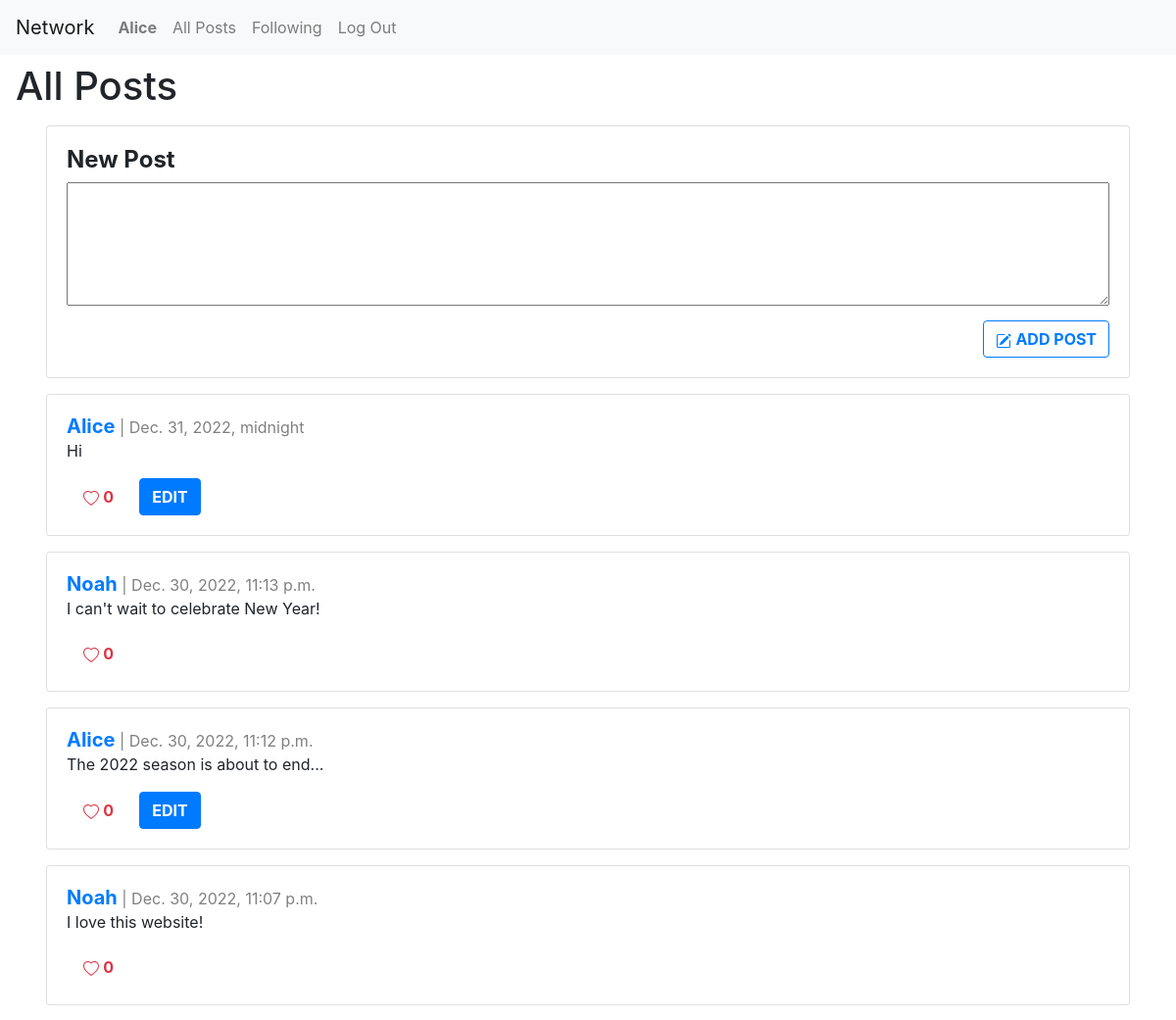
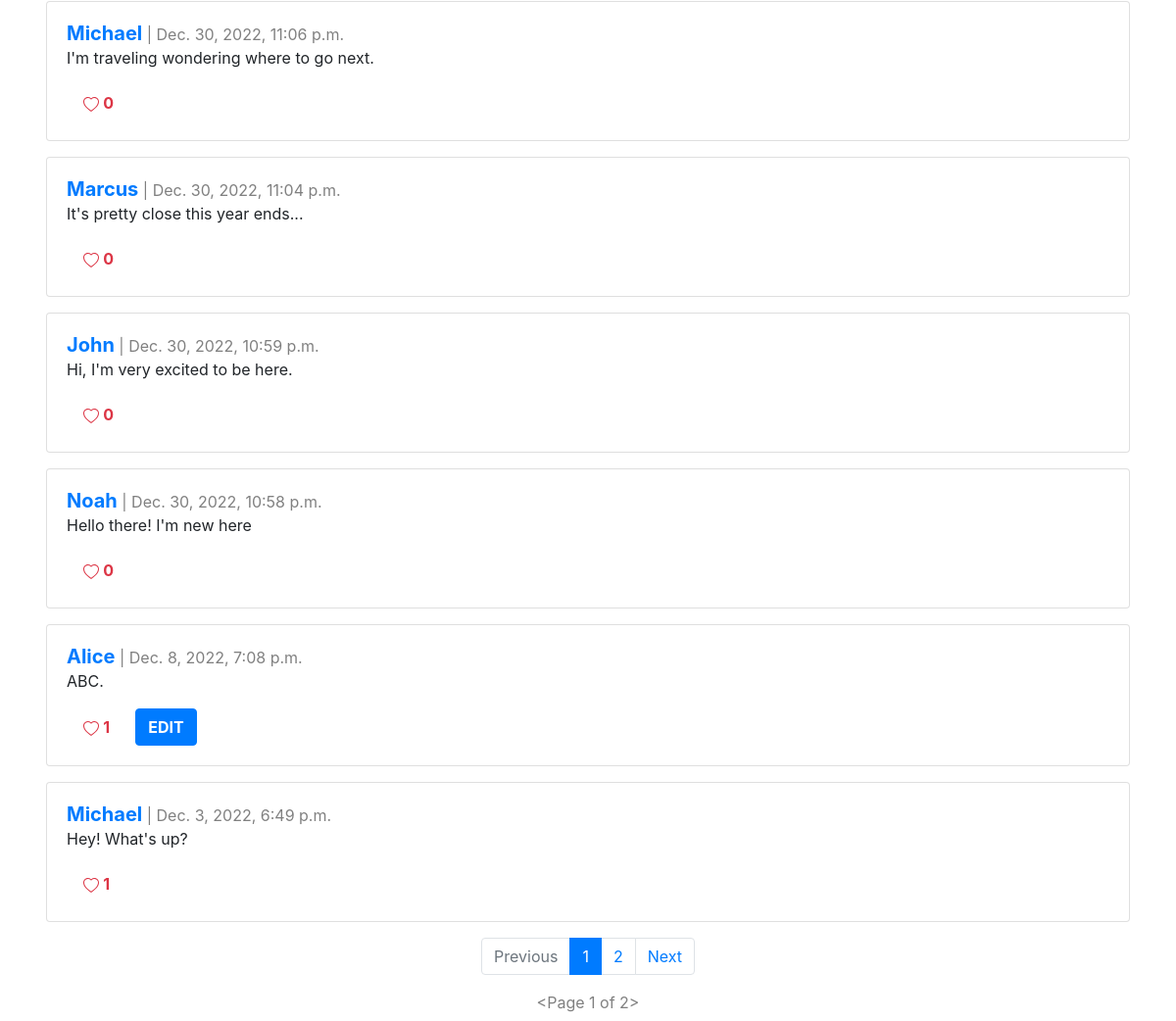
/ (signed in), run on the app's committed database (2 pictures, top to bottom).
### network/models.py (models this page shows, shortened)
class User(AbstractUser):
    pass

class Post(models.Model):
    author = models.ForeignKey("User", on_delete=models.CASCADE, related_name="user")
    description = models.CharField(max_length=1000)
    timestamp = models.DateTimeField(auto_now_add=True)

### network/views.py (the view)
# urls.py: path("", views.index, name="index"),
def index(request):
    posts = Post.objects.all().order_by("id").reverse()
    p = Paginator(posts, 10)
    pageNumber = request.GET.get('page')
    postsPage = p.get_page(pageNumber)
    totalLikes = Like.objects.all()
    postsLiked = []
    try:
        for like in totalLikes:
            if like.user.id == request.user.id:
                postsLiked.append(like.post.id)
    except:
        postsLiked = []
    return render(request, "network/index.html", {
        "posts": posts,
        "postsPage": postsPage,
        "postsLiked": postsLiked,
        "totalLikes": totalLikes
    })

### network/templates/network/index.html (shortened to what this page needs)
{% extends "network/layout.html" %}
{% block body %}
<div class="main-title">
    <h1>All Posts</h1>
</div>
<div class="main-content">
    {% if user.is_authenticated %}
    <div class="row">
        <div class="col">
            <div class="card h-100" id="post-grid">
                <div class="card-body">
                    <form action="{% url 'newPost' %}" method="POST">
                        <h4><strong>New Post</strong></h4>
                        <textarea name="newPostText" id="newPostText" rows="4"></textarea>
                        <div align="right">
                            <button id="newPostButton" type="submit" name="newPostButton"
                                class="btn btn-outline-primary">
                                <strong>ADD POST</strong>
                            </button>
                        </div>
                    </form>
                </div>
            </div>
        </div>
    </div>
    {% else %}
    <div class="alert alert-danger" role="alert">
        Please sign in or register to be able to add a post.
    </div>
    {% endif %}
    {% for post in postsPage %}
    <div class="row">
        <div class="col">
            <div class="card h-100" id="post-grid">
                <div class="card-body">
                    <h5 style="display: inline" class="card-title"><a href="{% url 'profilePage' user_id=post.author.id %}"><strong>{{ post.author }}</strong></a></h5>
                    <div style="display: inline; color: gray;" class="card-date"> | {{ post.timestamp }}</div>
                    <p class="card-text" id="description{{post.id}}">{{ post.description }}</p>
                    <div class="card-buttonsContainer">
                        {% if user.is_authenticated %}
                            {% if post.id in postsLiked %}
                            <div align="left" class="card-button">
                                <button id="heartButton{{post.id}}" onClick="likeHandler('{{ post.id }}', '{{postsLiked}}', '{{post.post_like.count}}')" type="submit" name="heartButton" class="btn btn-outline-danger heartButton">
                                    <svg xmlns="http://www.w3.org/2000/svg" width="16" height="16" fill="currentColor"
                                        class="bi bi-heart-fill" viewBox="0 0 16 16">
                                        <path fill-rule="evenodd"
                                            d="M8 1.314C12.438-3.248 23.534 4.735 8 15-7.534 4.736 3.562-3.248 8 1.314z" />
                                    </svg>
                                    <strong>{{ post.post_like.count }}</strong>
                                </button>
                            </div>
                            {% else %}
                            <div align="left" class="card-button">
                                <button id="heartButton{{post.id}}" onClick="likeHandler('{{ post.id }}', '{{postsLiked}}', '{{post.post_like.count}}')" type="submit" name="heartButton" class="btn btn-outline-danger heartButton">
                                    <strong>{{ post.post_like.count }}</strong>
                                </button>
                            </div>
                            {% endif %}
                        {% endif %}
                        {% if user.is_authenticated and user == post.author %}
                        <div align="right" class="card-button">
                            <button class="btn btn-primary" type="button" data-bs-toggle="modal" data-bs-target="#editPost{{ post.id }}"><strong>EDIT</strong></button>
                        </div>
                        {% endif %}
                    </div>
                </div>
            </div>
        </div>
    </div>
    {% endfor %}
    <nav aria-label="...">
        <ul class="pagination d-flex justify-content-center">
            {% if postsPage.has_previous %}
                <li class="page-item">
                    <a class="page-link" href="?page={{ postsPage.previous_page_number }}">Previous</a>
                </li>
            {% else %}
                <li class="page-item disabled">
                    <a class="page-link">Previous</a>
                </li>
            {% endif %}
            {% for pageNumber in postsPage.paginator.page_range %}
                {% if postsPage.number == pageNumber %}
                    <li class="page-item active" aria-current="page">
                        <a class="page-link">{{pageNumber}}</a>
                    </li>
                {% else %}
                    <a href="?page={{ pageNumber }}" class="page-link">
                        {{ pageNumber }}
                    </a>
                {% endif %}
            {% endfor %}
            {% if postsPage.has_next %}
                <li class="page-item">
                    <a class="page-link" href="?page={{ postsPage.next_page_number }}">Next</a>
                </li>
            {% else %}
                <li class="page-item disabled">
                    <a class="page-link">Next</a>
                </li>
            {% endif %}
        </ul>
    </nav>
    <div class="d-flex justify-content-center" style="color: gray;" class="card-date">{{ postsPage }}</div>
</div>
{% endblock %}

### network/templates/network/layout.html (shortened to what this page needs)
{% load static %}
<!DOCTYPE html>
<html lang="en">
    <head>
        <link rel="stylesheet" href="https://stackpath.bootstrapcdn.com/bootstrap/4.4.1/css/bootstrap.min.css">
        <link rel="stylesheet" href="https://cdn.jsdelivr.net/npm/bootstrap-icons@1.10.2/font/bootstrap-icons.css">
        <link rel="stylesheet" href="https://use.fontawesome.com/releases/v5.8.2/css/all.css">
        <link href="{% static 'network/styles.css' %}" rel="stylesheet">
    </head>
    <body>
        <nav class="navbar navbar-expand-lg navbar-light bg-light">
            <a class="navbar-brand" href="{% url 'index' %}">Network</a>
            <div>
              <ul class="navbar-nav mr-auto">
                {% if user.is_authenticated %}
                    <li class="nav-item">
                        <a class="nav-link" href="{% url 'profilePage' user_id=user.id%}"><strong>{{ user.username }}</strong></a>
                    </li>
                {% endif %}
                <li class="nav-item">
                  <a class="nav-link" href="{% url 'index' %}">All Posts</a>
                </li>
                {% if user.is_authenticated %}
                    <li class="nav-item">
                        <a class="nav-link" href="{% url 'following' %}">Following</a>
                    </li>
                    <li class="nav-item">
                        <a class="nav-link" href="{% url 'logout' %}">Log Out</a>
                    </li>
                {% endif %}
              </ul>
            </div>
          </nav>
        <div class="body">
            {% block body %}
            {% endblock %}
        </div>
    </body>
</html>

### network/static/network/styles.css (style rules this page uses)
textarea { width: 100%; font-size: 20px; }
.row { margin: 1em 0em; }
.card-button { display: inline; margin: 0em .3em; }
.main-title { margin: .5em 1em; }
.main-content { margin: .4em 2em; }
.heartButton { border: none; }
#newPostButton { margin: .6em 0em 0em; }

### data on the page
User: username "Alice"
Post: author "Alice", timestamp "Dec. 31, 2022, midnight", description "Hi", post_like.count "0"
Post: author "Noah", timestamp "Dec. 30, 2022, 11:13 p.m.", description "I can't wait to celebrate New Year!", post_like.count "0"
Post: author "Alice", timestamp "Dec. 30, 2022, 11:12 p.m.", description "The 2022 season is about to end...", post_like.count "0"
Post: author "Noah", timestamp "Dec. 30, 2022, 11:07 p.m.", description "I love this website!", post_like.count "0"
Post: author "Michael", timestamp "Dec. 30, 2022, 11:06 p.m.", description "I'm traveling wondering where to go next.", post_like.count "0"
Post: author "Marcus", timestamp "Dec. 30, 2022, 11:04 p.m.", description "It's pretty close this year ends...", post_like.count "0"
Post: author "John", timestamp "Dec. 30, 2022, 10:59 p.m.", description "Hi, I'm very excited to be here.", post_like.count "0"
Post: author "Noah", timestamp "Dec. 30, 2022, 10:58 p.m.", description "Hello there! I'm new here", post_like.count "0"
Post: author "Alice", timestamp "Dec. 8, 2022, 7:08 p.m.", description "ABC.", post_like.count "1"
Post: author "Michael", timestamp "Dec. 3, 2022, 6:49 p.m.", description "Hey! What's up?", post_like.count "1"

### other printed values
{{ pageNumber }} "1"
{{ pageNumber }} "2"
{{ postsPage }} "<Page 1 of 2>"
